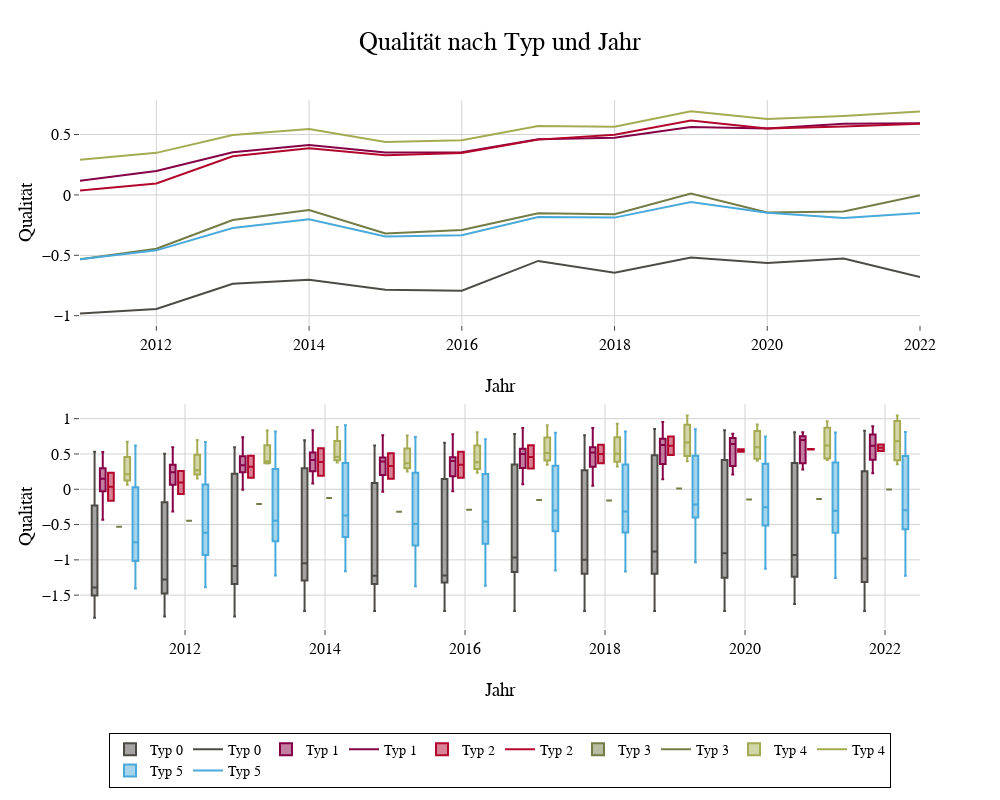

The notebook cell saved with this chart:
### Code cell
vari = 'Qualität'
plot_bar = df_f[list(name_map.keys())].reset_index()
color_seq = [color_palette[3], color_palette[4], color_palette[5], color_palette[7], color_palette[12], color_palette[13]]

fig = go.Figure()
fig = make_subplots(
    rows=2, cols=1,
)
tmp_codes = np.sort(plot_bar['Codierung'].unique())

for code in tmp_codes:
    plot_bar_tmp = plot_bar[plot_bar['Codierung'] == code]
    x = plot_bar_tmp['Jahr']
    fig.add_trace(go.Box(
        x=x,
        y=plot_bar_tmp[vari],
        name=str(code),
        boxpoints=False,
        marker_color=color_seq[code]
    ),
        row=2, col=1
    )
    plot_line_tmp = plot_bar_tmp[['Jahr', vari]].groupby('Jahr').mean()
    fig.add_trace(go.Scatter(
        x=plot_line_tmp.index,
        y=plot_line_tmp[vari],
        name=str(code),
        marker_color=color_seq[code],
        mode='lines',
    ),
        row=1, col=1
    )

fig.update_xaxes(title_text="Jahr", row=1, col=1)
fig.update_yaxes(title_text=vari, row=1, col=1)
fig.update_xaxes(title_text="Jahr", row=2, col=1)
fig.update_yaxes(title_text=vari, row=2, col=1)

fig.update_traces(name='Typ 0', selector=dict(name="0"))
fig.update_traces(name='Typ 1', selector=dict(name="1"))
fig.update_traces(name='Typ 2', selector=dict(name="2"))
fig.update_traces(name='Typ 3', selector=dict(name="3"))
fig.update_traces(name='Typ 4', selector=dict(name="4"))
fig.update_traces(name='Typ 5', selector=dict(name="5"))

fig.update_layout(
    boxmode='group',
    legend=dict(
        orientation="h",
        yanchor="bottom",
        y=-0.3,
        xanchor="center",
        x=0.5
    ),
    title=f'{vari} nach Typ und Jahr',
    height=800,
    width=1000
)
fig.show()
